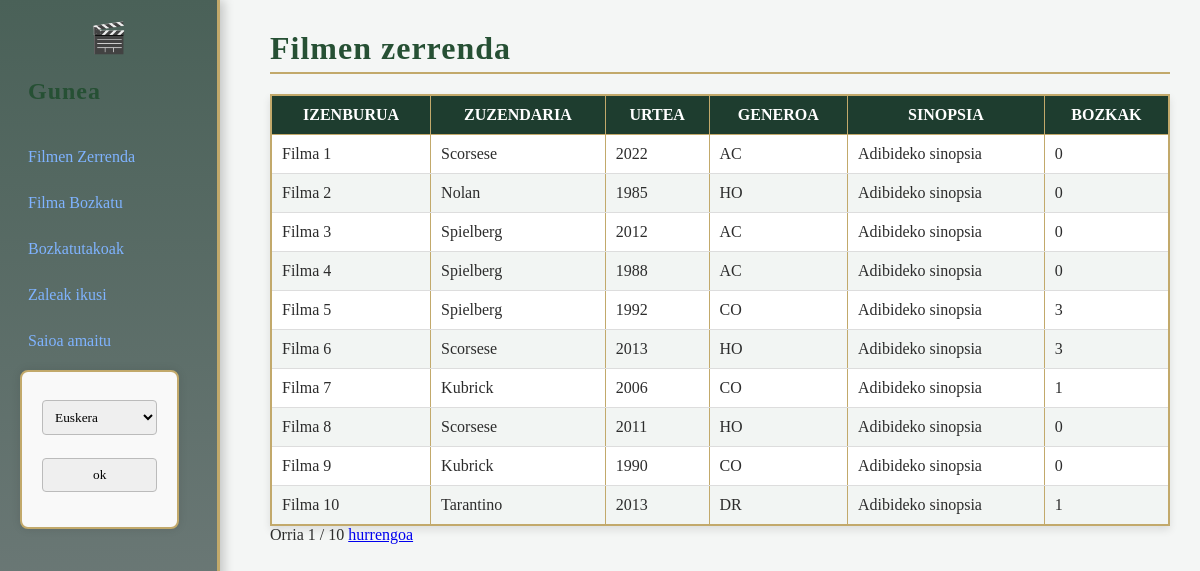
Page /eu/filmen_zerrenda (signed in) on the earlier database version.
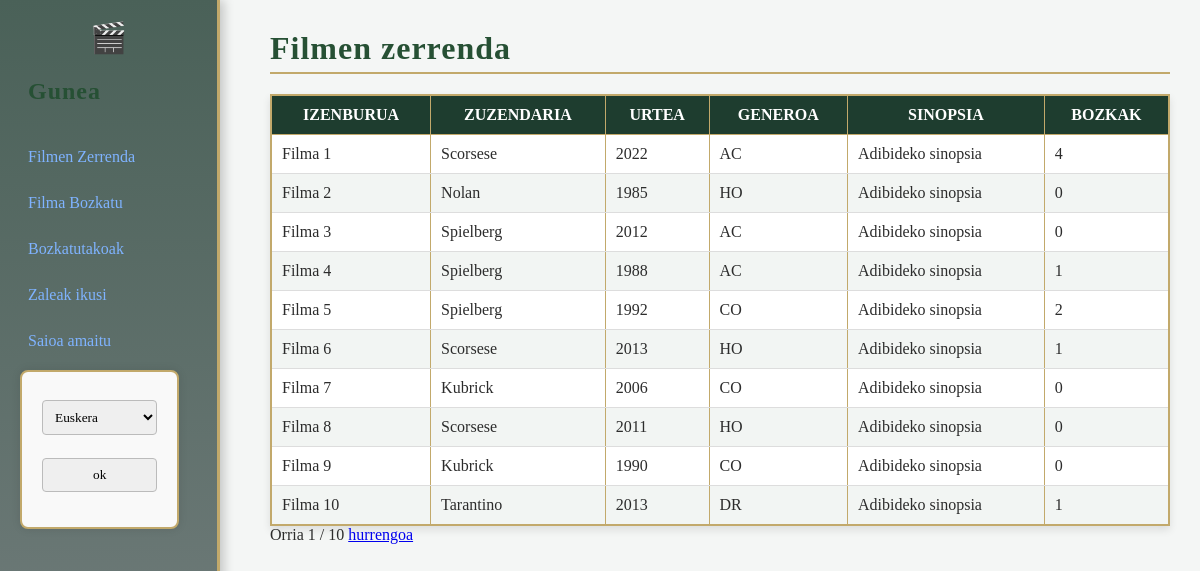
Same page on the later database version.
### filmak/models.py (models this page shows, shortened)
class filmak_filma(models.Model):
    izenburua = models.CharField(max_length=100)
    zuzendaria = models.CharField(max_length=60)
    urtea = models.IntegerField()
    generoa = models.CharField(max_length=2)
    sinopsia = models.CharField(max_length=500)
    bozkak = models.IntegerField(default=0)

### filmak/views.py (the view)
# urls.py: path("filmen_zerrenda", views.filmenZerrenda, name="filmenZerrenda"),
@login_required(login_url='login')
def filmenZerrenda(request):
    filma_lista = filmak_filma.objects.all()
    paginator = Paginator(filma_lista, 10)  # Show 10 films per page
    page = request.GET.get('page')
    try:
        filmak = paginator.page(page)
    except PageNotAnInteger:
        filmak = paginator.page(1)
    except EmptyPage:
        filmak = paginator.page(paginator.num_pages)
    return render(request, "filmak/FilmenZerrenda.html", {'filmak': filmak})

### filmak/templates/filmak/FilmenZerrenda.html (shortened to what this page needs)
{% extends 'filmak/nabigazioa.html' %}
{% load i18n %}
    {% block content %}
    <h1>{% trans "Filmen zerrenda" %}</h1>
    <table border="1" cellpadding="5" cellspacing="0">
        <thead>
            <tr>
                <th>{% trans "Izenburua" %}</th>
                <th>{% trans "Zuzendaria" %}</th>
                <th>{% trans "Urtea" %}</th>
                <th>{% trans "Generoa" %}</th>
                <th>{% trans "Sinopsia" %}</th>
                <th>{% trans "Bozkak" %}</th>
            </tr>
        </thead>
        <tbody>
            {% for film in filmak %}
            <tr>
                <td>{{ film.izenburua }}</td>
                <td>{{ film.zuzendaria }}</td>
                <td>{{ film.urtea }}</td>
                <td>{{ film.generoa }}</td>
                <td>{{ film.sinopsia }}</td>
                <td>{{ film.bozkak }}</td>
            </tr>
            {% empty %}
            <tr>
                <td colspan="3">{% trans "Ez dago filma bat ere" %}</td>
            </tr>
            {% endfor %}
        </tbody>
    </table>
    <div class="pagination">
        <span class="step-links">
            <span class="current">
                {% trans "Orria" %} {{ filmak.number }} / {{ filmak.paginator.num_pages }}
            </span>
            {% if filmak.has_next %}
                <a href="?page={{ filmak.next_page_number }}">{% trans "hurrengoa" %}</a>
            {% endif %}
        </span>
    </div>
    {% endblock %}

Differences in the rows shown:
changed filmak_filma "Filma 1": bozkak "0" → "4"
changed filmak_filma "Filma 4": bozkak "0" → "1"
changed filmak_filma "Filma 5": bozkak "3" → "2"
changed filmak_filma "Filma 6": bozkak "3" → "1"
changed filmak_filma "Filma 7": bozkak "1" → "0"
